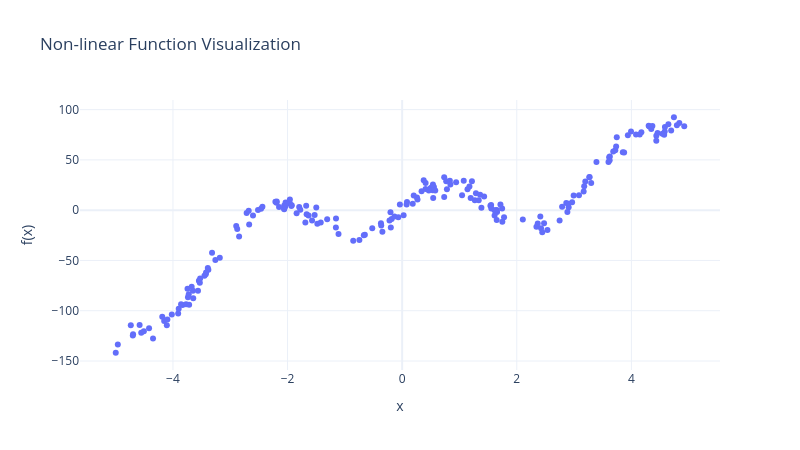

The code cell stored with this chart in its notebook:
### Markdown cell above
Generate noisy data...

### Code cell
# generate data with noise

n = 200 # number of observations

# get noise around y observations
yNormal = torch.distributions.Normal(loc=0.0, scale=5)
yNoise  = yNormal.sample([n])

# get observations
x = 10*torch.rand([n])-5    # uniform from [-5,5]
y = x**3 - x**2 + 25 * torch.sin(2*x) + yNoise

# Scatter plot of x vs y using Plotly
plot_fun(x_scatter=x.numpy(), y_scatter=y.numpy())

### Figure 1 — Plotly figure (JSON) as saved in the notebook; plotly's stock layout.template omitted (floating-point values rounded to 4 significant figures; data arrays with more than 128 entries replaced by an {"elided": "..."} marker saying what was removed)
{"data": [{"marker": {"size": 6}, "mode": "markers", "name": "$f(x)$ (samples)", "x": {"elided": "200 float values"}, "y": {"elided": "200 float values"}, "type": "scatter"}], "layout": {"title": {"text": "Non-linear Function Visualization"}, "xaxis": {"title": {"text": "x"}}, "yaxis": {"title": {"text": "f(x)"}}, "width": 800, "height": 450}}
